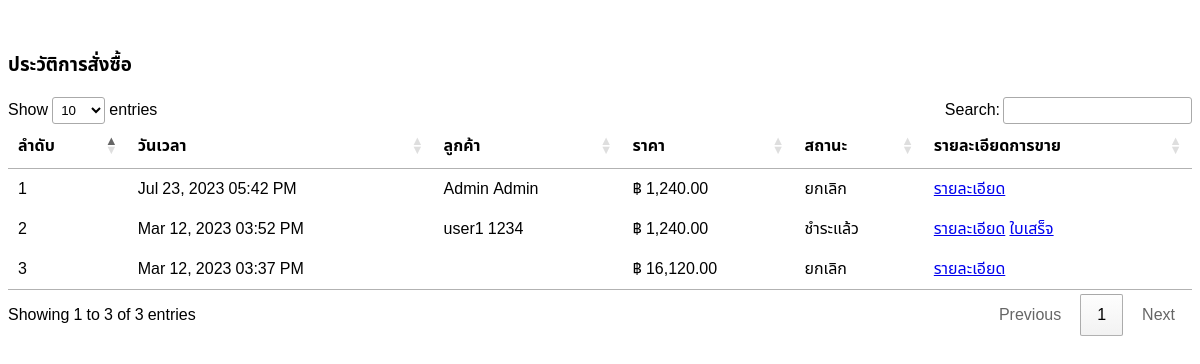
The page /admin/report_sell.php on the database its author committed.
### tables this page shows
CREATE TABLE `purchase_detail` (
  `pdid` int(11) NOT NULL,
  `q_id` varchar(11) NOT NULL,
  `product_id` int(11) NOT NULL,
  `price` float NOT NULL,
  `quantity` int(11) NOT NULL
);

CREATE TABLE `purchase` (
  `purchaseid` int(11) NOT NULL,
  `q_id` varchar(10) NOT NULL,
  `ID` varchar(50) NOT NULL,
  `date_purchase` datetime NOT NULL,
  `stu` int(1) NOT NULL,
  `name_booking` varchar(100) NOT NULL,
  `tel_booking` varchar(10) NOT NULL,
  `add_booking` varchar(300) NOT NULL,
  `email` varchar(255) NOT NULL,
  `transport` int(1) NOT NULL,
  `img` varchar(100) NOT NULL
);

CREATE TABLE `user` (
  `ID` int(11) NOT NULL,
  `Username` varchar(50) NOT NULL,
  `Password` varchar(100) NOT NULL,
  `Firstname` varchar(100) NOT NULL,
  `Lastname` varchar(100) NOT NULL,
  `Tel` varchar(10) NOT NULL,
  `email` varchar(255) NOT NULL,
  `Add_user` varchar(30) NOT NULL,
  `Userlevel` int(1) NOT NULL
);

### admin/report_sell.php (the view, shortened to what this page needs)
<head>
<link rel="stylesheet" type="text/css" href="https://cdn.datatables.net/1.11.3/css/jquery.dataTables.css">
</head>
<!doctype html>
<html lang="en">
<body>
<?php
      require_once("../config/server.php");
	  ?>
            <div class="container-fluid">
                <div class="row">
                    <div class="col-md-12">
                             <div class="header"><br>
							 <div class="card">
                            <div class="card-header py-3 d-flex flex-row align-items-center justify-content-between">
	<h3 class="page-header text-center x">ประวัติการสั่งซื้อ</h3>
</div>
	<table id="example" class="table table-striped table-bordered">
		<thead>
		    <th><div class="y"><b>ลำดับ</h4></th>
			<th><div class="y"><b>วันเวลา</h4></th>
			<th><div class="y"><b>ลูกค้า</h4></th>
			<th><div class="y"><b>ราคา</h4></th>
			<th><div class="y"><b>สถานะ</h4></th>
			<th><div class="y"><b>รายละเอียดการขาย</h4></th>
		</thead>
		<tbody>
			<?php
			    $i = 0;
				$sql="select * , user.*, product.* , purchase.* , sum(purchase_detail.price) from purchase_detail
				left join purchase on purchase.q_id = purchase_detail.q_id
				left join user on user.ID = purchase.ID
				left join product on product.product_id = purchase_detail.product_id
				where stu >= 4
				group by purchase_detail.q_id order by purchase_detail.q_id desc";
				$query=$conn->query($sql);
				while($row=$query->fetch_array()){
					?>
					<tr>
						<td><?php echo $i+1?></td>
						<td><?php echo date('M d, Y h:i A', strtotime($row['date_purchase'])) ?></td>
						<td><?php echo $row['Firstname']; ?> <?php echo $row['Lastname']; ?></td>
						<td class="text-right">&#3647; <?php echo number_format($row['sum(purchase_detail.price)'], 2); ?></td>
						<td>
						<?php if($row['stu']==0){
							echo 'รอยืนยัน';
						}elseif($row['stu']==1){
							echo 'รับออเดอร์';
						}elseif($row['stu']==2){
							echo 'สำเร็จ';
						}elseif($row['stu']==5){
							echo 'ยกเลิก';
						}else{
							echo 'ชำระแล้ว';
					    }
						?>
						</td>
				<td><a href="index_admin.php?p=re01&id=<?php echo $row["q_id"];?>"  class="btn btn-success btn-sm"><span class="glyphicon glyphicon-search"></span> รายละเอียด</a>
				<?php if($row['stu']==4){
						echo "<a href='index_admin.php?p=print&id=$row[q_id]'  class='btn btn-primary btn-sm'><span class='glyphicon glyphicon-printer'></span> ใบเสร็จ</a>";
				}else{
					echo '';
				}
				?>
					</tr>
					<?php
				$i++;}
			?>
		</tbody>
	</table>
</div>
</div>
</div>
</div>
</body>
</html>

### admin/report_sell.php (style rules this page uses)
body { min-height: 100vh; overflow-x: hidden; font-family: 'Noto Sans Thai', sans-serif; }

### rows shown on the page
purchase_detail: purchase.date_purchase "Jul 23, 2023 05:42 PM", user.Firstname "Admin", user.Lastname "Admin", sum "1,240.00", shows "ยกเลิก"
purchase_detail: purchase.date_purchase "Mar 12, 2023 03:52 PM", user.Firstname "user1", user.Lastname "1234", sum "1,240.00", shows "ชำระแล้ว"
purchase_detail: purchase.date_purchase "Mar 12, 2023 03:37 PM", sum "16,120.00", shows "ยกเลิก"
